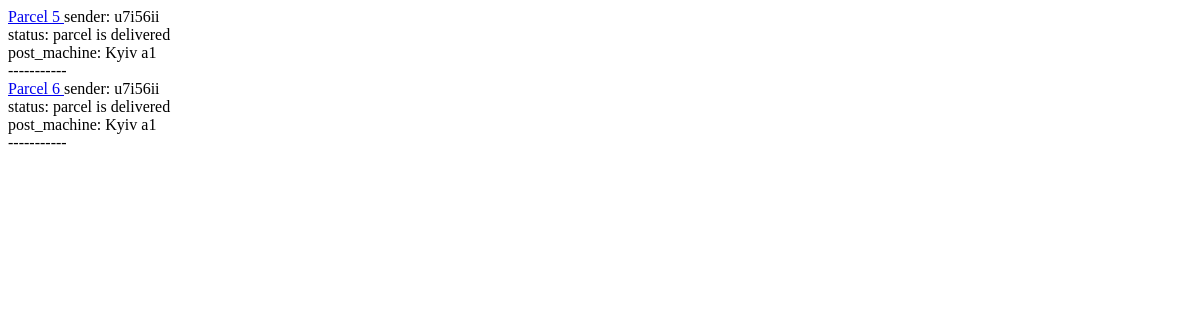
/parcel/ (signed in), run on an earlier commit of the app's database.
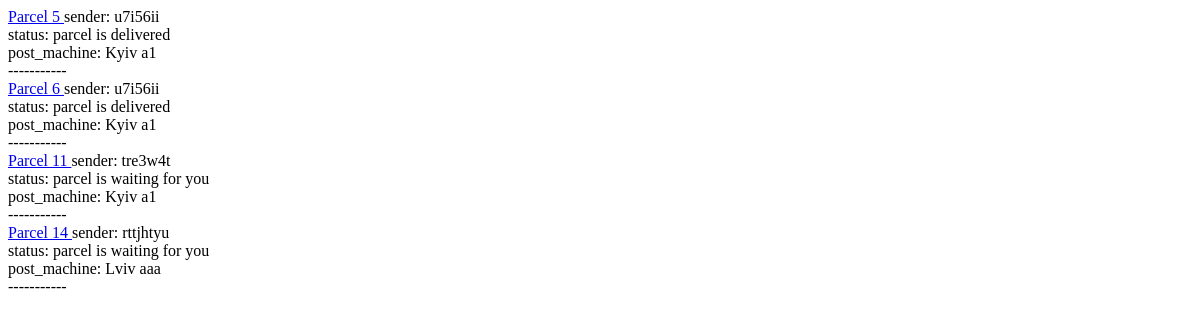
And on a later commit of the database.
### parcel/models.py (models this page shows, shortened)
class Parcel(models.Model):
    recipient = models.ForeignKey(User, on_delete=models.CASCADE)
    sender = models.CharField(max_length=200)
    size = models.IntegerField()
    post_machine_recipient = models.ForeignKey(PostMachine, on_delete=models.CASCADE)
    locker = models.ForeignKey(Locker, null=True, blank=True, default=None, on_delete=models.CASCADE)
    order_datetime = models.DateTimeField("date published")
    open_datetime = models.DateTimeField("date published", null=True, blank=True)
    update_datetime = models.DateTimeField("date published", default=datetime.now)
    status = models.BooleanField(
        default=False)  # True- Delivered, false- not delivered (on delivery fill "open_datetime")

### post_machine/models.py (models this page shows, shortened)
class PostMachine(models.Model):
    address = models.CharField(max_length=200)
    city = models.CharField(max_length=200)

### parcel/views.py (the view)
# urls.py: path('', parcel.views.parcels_view),
def parcels_view(request):
    user = request.user
    parcels = models.Parcel.objects.filter(recipient=user)
    return render(request, 'parcels.html', context={'parcels': parcels})

### templates/parcels.html (shortened to what this page needs)
<!DOCTYPE html>
<html lang="en">
<head>
</head>
<body>
{% for parcel in parcels %}
    <a href="/parcel/{{ parcel.pk }}/"> Parcel {{ parcel.pk }} </a>
    sender: {{ parcel.sender }} <br>
    status:
    {% if parcel.status == True %}
        parcel is delivered
    {%  else %}
        {%  if parcel.locker is not None %}
            parcel is waiting for you
        {% else %}
        parcel is on the road
        {% endif %}
    {% endif %}
    <br>
    post_machine: {{ parcel.post_machine_recipient.city }} {{ parcel.post_machine_recipient.address }}
    <br>
    -----------
    <br>
{% endfor %}
</body>
</html>

What changed in the data, as far as the page shows it:
added Parcel: pk "11", sender "tre3w4t", status "parcel is waiting for you", post_machine_recipient.city "Kyiv", post_machine_recipient.address "a1"
added Parcel: pk "14", sender "rttjhtyu", status "parcel is waiting for you", post_machine_recipient.city "Lviv", post_machine_recipient.address "aaa"
